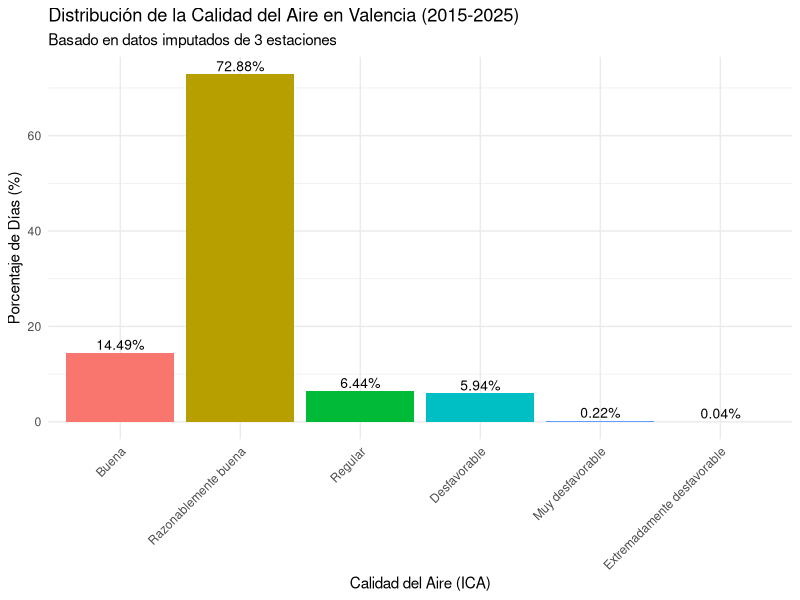
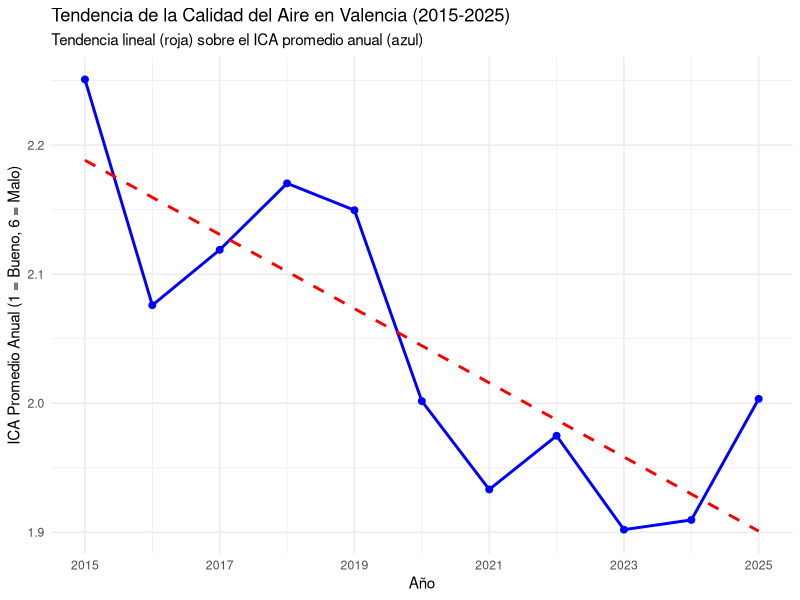

R code for these plots, in order: (Note: this script raises an error after producing the figures.)
## ---- chunk 1
knitr::opts_chunk$set(echo = TRUE)
rm(list = ls())
## ---- chunk 2
data<-read.csv("data/datos_ica_final_imputado_2015-2025.csv",sep=";",header=TRUE)
## ---- chunk 3
# --- 1: Cargar librerías necesarias ---
library(dplyr)
library(ggplot2)

# --- 2: Calcular la distribución ---

# Primero, contamos los días por categoría y calculamos el porcentaje
distribucion_ica <- data %>%
  # Agrupamos por el valor numérico (para ordenar) y la categoría
  group_by(ICA_diario, Categoria_ICA) %>%
  summarise(
    Total_Dias = n(),
    .groups = 'drop'
  ) %>%
  # Calculamos el porcentaje total
  mutate(
    Porcentaje = round((Total_Dias / sum(Total_Dias)) * 100, 2)
  ) %>%
  # Ordenamos por el índice de calidad (1=Buena, 6=Mala)
  arrange(ICA_diario)

# --- 3: Mostrar la tabla de resultados ---
print("--- Distribución General del ICA (2015-2025) ---")
print(distribucion_ica)

# --- 4: Visualizar la distribución ---

# Para que el gráfico se ordene correctamente (de Buena a Mala),
# convertimos Categoria_ICA a un factor ordenado.
distribucion_ica$Categoria_ICA_ordenada <- factor(
  distribucion_ica$Categoria_ICA,
  levels = distribucion_ica$Categoria_ICA
)

ggplot(distribucion_ica, aes(x = Categoria_ICA_ordenada, y = Porcentaje, fill = Categoria_ICA_ordenada)) +
  geom_bar(stat = "identity", show.legend = FALSE) +
  # Añade el texto del porcentaje encima de cada barra
  geom_text(aes(label = paste0(Porcentaje, "%")), vjust = -0.3, size = 3.5) +
  labs(
    title = "Distribución de la Calidad del Aire en Valencia (2015-2025)",
    subtitle = "Basado en datos imputados de 3 estaciones",
    x = "Calidad del Aire (ICA)",
    y = "Porcentaje de Días (%)"
  ) +
  theme_minimal() +
  theme(axis.text.x = element_text(angle = 45, hjust = 1))
## ---- chunk 4
# --- 2: Calcular el ICA promedio por año ---
# Agrupamos por Año y calculamos la media del valor numérico del ICA
ica_tendencia_anual <- data %>%
  group_by(Año) %>%
  summarise(
    ICA_promedio_anual = mean(ICA_diario, na.rm = TRUE)
  )

print("--- ICA Promedio Anual (2015-2025) ---")
print(ica_tendencia_anual)

# --- 3: Graficar la tendencia lineal ---
ggplot(ica_tendencia_anual, aes(x = Año, y = ICA_promedio_anual)) +
  geom_line(color = "blue", linewidth = 1) + # Línea de los datos reales
  geom_point(color = "blue", size = 2) +    # Puntos de los datos reales
  
  # Esta es la línea de tendencia lineal (método 'lm')
  geom_smooth(method = "lm", se = FALSE, color = "red", linetype = "dashed") +
  
  labs(
    title = "Tendencia de la Calidad del Aire en Valencia (2015-2025)",
    subtitle = "Tendencia lineal (roja) sobre el ICA promedio anual (azul)",
    x = "Año",
    y = "ICA Promedio Anual (1 = Bueno, 6 = Malo)"
  ) +
  theme_minimal() +
  scale_x_continuous(breaks = seq(min(ica_tendencia_anual$Año), max(ica_tendencia_anual$Año), by = 2)) # Ajusta los ejes
## ---- chunk 5

# --- 2: Calcular el ICA promedio para CADA mes ---
ica_temporal_continua <- data %>% 
  filter(as.Date(Fecha)>=2020)%>%
  mutate(
    # Aseguramos que 'Fecha' sea tipo Date 
    Fecha = as.Date(Fecha)) %>%
    filter(
    Fecha >= as.Date("2020-01-01"),
    Fecha <= as.Date("2021-12-31")) %>%
    # 'floor_date' ahora funciona porque 'Fecha' es Date
    mutate(Fecha_Mes = floor_date(Fecha, "month")
  ) %>%
  group_by(Fecha_Mes) %>%
  summarise(
    ICA_promedio_mensual = mean(ICA_diario, na.rm = TRUE)
  ) %>%
  ungroup()

# --- 3: Graficar la serie temporal continua ---
ggplot(ica_temporal_continua, aes(x = Fecha_Mes, y = ICA_promedio_mensual)) +
  geom_line(color = "steelblue", linewidth = 0.8) +
  
  # Resaltamos el periodo de confinamiento estricto
  annotate("rect",
           xmin = as.Date("2020-03-15"),
           xmax = as.Date("2020-06-21"),
           ymin = -Inf, ymax = Inf,
           fill = "red", alpha = 0.2) +
  
  # Texto de confinamiento
  annotate("text",
           x = as.Date("2020-05-01"), 
           y = max(ica_temporal_continua$ICA_promedio_mensual) * 0.95, 
           label = "Confinamiento 2020",
           color = "red",
           fontface = "bold",
           size = 3.5) +
  
  labs(
    title = "Evolución Temporal del ICA Promedio Mensual durante el COVID-19 (2020-2021)",
    x = "Fecha",
    y = "ICA Promedio Mensual (1 = Mejor, 6 = Peor)"
  ) +
  scale_x_date(
      # Ponemos un 'break' cada mes
      date_breaks = "1 month",  
      # FORMATO: %b (Mes abr.) %Y (Año) -> "Ene 2020"
      date_labels = "%b %Y"      
  ) +
  
  theme_minimal() +
  theme(
    # Rotamos las etiquetas del eje X 60 grados en diagonal
    # hjust=1 alinea el final de la etiqueta al 'tick'
    axis.text.x = element_text(angle = 60, hjust = 1) 
  )
## ---- chunk 6
# 1. Crear una nueva variable "Buena" vs "Mala" para simplificar
datos_para_grafico <- data %>% 
  mutate(
    Calidad = ifelse(ICA_diario >= 4, "Mala (Cat. 4-6)", "Aceptable (Cat. 1-3)")
  )

# 2. Resumen Numérico (Tabla de Porcentajes)
summary_proporcional <- datos_para_grafico %>%
  count(Estacion, Calidad) %>% # Contar cuántos días "Buenos" y "Malos" por estación
  group_by(Estacion) %>%
  mutate(
    total_dias = sum(n),
    porcentaje = (n / total_dias) * 100
  ) %>%
  # Filtramos solo por los "Malos" para el ranking
  filter(Calidad == "Mala (Cat. 4-6)") %>%
  arrange(desc(porcentaje))

cat("--- Ranking de Estaciones por Porcentaje de Días Malos (Cat 4-6) ---\n")
print(summary_proporcional)


# 3. Gráfico de Barras Apiladas 100% (Proporcional)
ggplot(datos_para_grafico, aes(x = Estacion, fill = Calidad)) +
  # position="fill" crea el gráfico 100% apilado
  geom_bar(position = "fill") + 
  coord_flip() + # Giramos para leer los nombres
  scale_y_continuous(labels = scales::percent) + # Pone el eje X como %
  scale_fill_manual(values = c("Aceptable (Cat. 1-3)" = "green", "Mala (Cat. 4-6)" = "red")) +
  labs(
    title = "Gráfico X: Proporción de Días Malos (Categoría 4-6) por Estación",
    subtitle = "Comparación del porcentaje de días con calidad del aire 'Mala'",
    x = "Estación de Medición",
    y = "Porcentaje del Total de Días",
    fill = "Calidad del Aire"
  ) +
  theme_minimal()
## ---- chunk 7
ica_por_estacion <- data %>% 
  mutate(
    Fecha = as.Date(Fecha) # Aseguramos que 'Fecha' sea tipo Date
  ) %>%
  mutate(
    Fecha_Mes = floor_date(Fecha, "year")
  ) %>%
  group_by(Fecha_Mes, Estacion) %>% 
  summarise(
    ICA_promedio_mensual = mean(ICA_diario) 
  ) %>%
  ungroup() 
  

ggplot(ica_por_estacion, 
       aes(x = Fecha_Mes, 
           y = ICA_promedio_mensual, 
           color = Estacion, 
           group = Estacion)) +
  geom_line(linewidth = 0.8) +
  labs(
    title = "ICA Promedio Mensual por Estación",
    x = "Mes",
    y = "ICA Promedio Mensual (Categoría 1-6)",
    color = "Estación"
  ) +
  theme_minimal()
## ---- chunk 8
library(lubridate)

datos_estacionales <- data %>%
  mutate(
    mes = month(Fecha, label = TRUE, abbr = TRUE) # "ene", "feb", "mar"...
  )

# --- 2: Calcular el promedio mensual para CADA contaminante y CADA estación ---
perfiles_estacionales <- datos_estacionales %>%
  group_by(Estacion, mes) %>%
  summarise(
    # Usamos los datos imputados
    NO2_promedio = mean(NO2, na.rm = TRUE),
    O3_promedio = mean(O3, na.rm = TRUE)
  ) %>%
  ungroup()

# --- 3: GRÁFICO 1 - Perfil Estacional de NO2 (Tráfico) ---
ggplot(perfiles_estacionales, 
       # aes(group=1) es necesario porque 'mes' es un factor
       aes(x = mes, y = NO2_promedio, group = 1)) +
  geom_line(color = "darkred", linewidth = 1) +
  geom_point(color = "darkred") +
  # --- La Magia: un gráfico para cada estación ---
  facet_wrap(~ Estacion, ncol = 2) + 
  labs(
    title = "Gráfico X: Perfil Estacional de NO2 (Tráfico) por Estación",
    subtitle = "Media de NO2 (µg/m³) a lo largo del año",
    x = "Mes del Año",
    y = "NO2 Promedio (µg/m³)"
  ) +
  theme_minimal() +
  theme(axis.text.x = element_text(angle = 45, hjust = 1))

# --- 4: GRÁFICO 2 - Perfil Estacional de O3 (Ozono) ---
ggplot(perfiles_estacionales, 
       aes(x = mes, y = O3_promedio, group = 1)) +
  geom_line(color = "blue", linewidth = 1) +
  geom_point(color = "blue") +
  # --- La Magia: un gráfico para cada estación ---
  facet_wrap(~ Estacion, ncol = 2) + 
  labs(
    title = "Gráfico Y: Perfil Estacional de O3 (Ozono) por Estación",
    subtitle = "Media de O3_imp (µg/m³) a lo largo del año",
    x = "Mes del Año",
    y = "O3 Promedio (µg/m³)"
  ) +
  theme_minimal() +
  theme(axis.text.x = element_text(angle = 45, hjust = 1))
## ---- chunk 9
datos_estacionales_anuales <- data %>%
  mutate(
    mes = month(Fecha, label = TRUE, abbr = TRUE), # "ene", "feb"...
    # Creamos 'anio' y lo convertimos a factor para que ggplot
    # lo trate como una categoría (un color para cada año)
    anio = as.factor(year(Fecha)) 
  )

# --- 2: Calcular el promedio mensual PARA CADA AÑO y CADA ESTACIÓN ---
perfiles_anuales <- datos_estacionales_anuales %>%
  group_by(Estacion, anio, mes) %>%
  summarise(
    # Usamos los datos imputados (_imp)
    NO2_promedio_mensual = mean(NO2, na.rm = TRUE),
    O3_promedio_mensual = mean(O3, na.rm = TRUE),
    .groups = 'drop' 
  ) %>%
  ungroup()

# --- 3: GRÁFICO 1 - Perfil Estacional de NO2 (Tráfico) por Año ---
ggplot(perfiles_anuales, 
       # aes(group=anio) es clave para conectar los meses del mismo año
       aes(x = mes, y = NO2_promedio_mensual, color = anio, group = anio)) +
  geom_line(linewidth = 0.7, alpha = 0.8) + # 'alpha' ayuda si hay muchas líneas
  # geom_point() (lo quito porque con tantos años puede ensuciar el gráfico)
  
  # --- La Magia: un gráfico para cada estación ---
  facet_wrap(~ Estacion, ncol = 2, scales = "free_y") + # 'scales="free_y"' permite que cada gráfico tenga su propio eje Y
  labs(
    title = "Gráfico X: Perfil Estacional de NO2 por Año y Estación",
    subtitle = "Cada línea representa un año diferente (2015-2025)",
    x = "Mes del Año",
    y = "NO2 Promedio Mensual (µg/m³)",
    color = "Año" # Título de la leyenda
  ) +
  theme_minimal() +
  theme(axis.text.x = element_text(angle = 90, vjust = 0.5)) # 90 grados para meses

# --- 4: GRÁFICO 2 - Perfil Estacional de O3 (Ozono) por Año ---
ggplot(perfiles_anuales, 
       aes(x = mes, y = O3_promedio_mensual, color = anio, group = anio)) +
  geom_line(linewidth = 0.7, alpha = 0.8) +
  
  # --- La Magia: un gráfico para cada estación ---
  facet_wrap(~ Estacion, ncol = 2, scales = "free_y") + 
  labs(
    title = "Gráfico Y: Perfil Estacional de O3 por Año y Estación",
    subtitle = "Cada línea representa un año diferente (2015-2025)",
    x = "Mes del Año",
    y = "O3 Promedio Mensual (µg/m³)",
    color = "Año"
  ) +
  theme_minimal() +
  theme(axis.text.x = element_text(angle = 90, vjust = 0.5))
## ---- chunk 10
# --- 1: Cargar librerías necesarias ---
library(dplyr)
library(ggplot2)
library(lubridate) # Para month() y as.Date()

datos_analisis <- data %>%
  mutate(
    Fecha = as.Date(Fecha),
    # Extraemos el Mes (label=TRUE nos da "Ene", "Feb"...)
    Mes = month(Fecha, label = TRUE, abbr = FALSE)
  )

# --- 3: Calcular el ICA promedio por Mes Y Estación ---
ica_estacional_comparativo <- datos_analisis %>%
  group_by(Estacion, Mes) %>%
  summarise(
    ICA_promedio_mensual = mean(ICA_diario, na.rm = TRUE),
    .groups = 'drop'
  )

# --- 4: Calcular el ICA promedio por Mes (GENERAL) ---
ica_estacional_general <- ica_estacional_comparativo %>%
  group_by(Mes) %>%
  summarise(
    ICA_promedio_general = mean(ICA_promedio_mensual, na.rm = TRUE),
    .groups = 'drop'
  )

# --- 5: RESPUESTA A: Pregunta Estacional (Clima) ---
print("--- Patrón Estacional General (Promedio de 5 Estaciones) ---")
print(ica_estacional_general)

mejor_mes <- ica_estacional_general %>% filter(ICA_promedio_general == min(ICA_promedio_general))
peor_mes <- ica_estacional_general %>% filter(ICA_promedio_general == max(ICA_promedio_general))

print("--- Mejor y Peor Mes (General) ---")
print(paste("Mejor Calidad de Aire (ICA más bajo):", mejor_mes$Mes))
print(paste("Peor Calidad de Aire (ICA más alto):", peor_mes$Mes))

# --- 6: RESPUESTA A: Pregunta de Interacción (Espacio-Tiempo) ---
print("--- Gráfico Comparativo por Estación ---")

ggplot(ica_estacional_comparativo, 
       # Mapeamos Estacion al color para ver líneas distintas
       aes(x = Mes, y = ICA_promedio_mensual, group = Estacion, color = Estacion)) +
  
  geom_line(linewidth = 1.1, alpha = 0.7) +
  geom_point(size = 2.5, alpha = 0.7) +
  
  # Añadimos la línea del promedio general (en negro y gruesa)
  geom_line(
    data = ica_estacional_general, 
    aes(x = Mes, y = ICA_promedio_general, group = 1), 
    color = "black", 
    linewidth = 1.5,
    linetype = "dashed"
  ) +
  
  labs(
    title = "Patrón Estacional del ICA (2015-2025)",
    subtitle = "Comparativa de 5 estaciones (líneas de color) vs. Promedio General (línea negra)",
    x = "Mes",
    y = "ICA Promedio",
    color = "Estación" # Etiqueta de la leyenda
  ) +
  theme_minimal() +
  theme(axis.text.x = element_text(angle = 45, hjust = 1))
## ---- chunk 11
# --- 1: Cargar librerías necesarias ---
library(dplyr)
library(ggplot2)
library(lubridate) # Para wday()
library(tidyr)     # Para pivot_longer()


# --- 2: Crear grupos (Laborable vs. Fin de Semana) ---
datos_dias_semana <- data %>%
  mutate(
    Fecha = as.Date(Fecha),
    # wday() da 1=Dom, 2=Lun... 7=Sáb.
    Dia_Semana = wday(Fecha, label = TRUE, abbr = FALSE),
    
    # Creamos la nueva categoría
    Tipo_Dia = ifelse(
      Dia_Semana %in% c("sábado", "domingo"), 
      "Fin de Semana", 
      "Día Laborable"
    )
  )

# --- 3: Calcular la media por Estación Y Tipo_Dia ---
resumen_contaminacion_dia <- datos_dias_semana %>%
  group_by(Estacion, Tipo_Dia) %>%
  summarise(
    # Calculamos la media de los dos contaminantes clave
    NO2_promedio = mean(NO2, na.rm = TRUE),
    O3_promedio = mean(O3, na.rm = TRUE),
    .groups = 'drop'
  )

print("--- Contaminación Promedio (Laborable vs. Fin de Semana) por Estación ---")
print(resumen_contaminacion_dia)

# --- 4: Graficar la comparación ---
# Usamos pivot_longer para que ggplot pueda graficar NO2 y O3
resumen_grafico <- resumen_contaminacion_dia %>%
  pivot_longer(
    cols = c("NO2_promedio", "O3_promedio"),
    names_to = "Contaminante",
    values_to = "Valor_Promedio"
  )

ggplot(resumen_grafico, 
       # Mapeamos 'Estacion' al eje X
       # Mapeamos 'Tipo_Dia' al color de relleno
       aes(x = Estacion, y = Valor_Promedio, fill = Tipo_Dia)) +
  
  # geom_col(position = "dodge") pone las barras (Laborable/Fin de Semana) 
  # una al lado de la otra para cada estación
  geom_col(position = "dodge") +
  
  # facet_wrap crea dos sub-gráficos, uno para NO2 y otro para O3
  facet_wrap(~ Contaminante, scales = "free_y") +
  
  labs(
    title = "Contaminación: Días Laborables vs. Fin de Semana",
    subtitle = "Comparativa por Estación (2015-2025)",
    x = "Estación",
    y = "Concentración Promedio",
    fill = "Tipo de Día" # Etiqueta de la leyenda
  ) +
  theme_minimal() +
  # Rotamos las etiquetas de las estaciones para que no se solapen
  theme(axis.text.x = element_text(angle = 45, hjust = 1))
